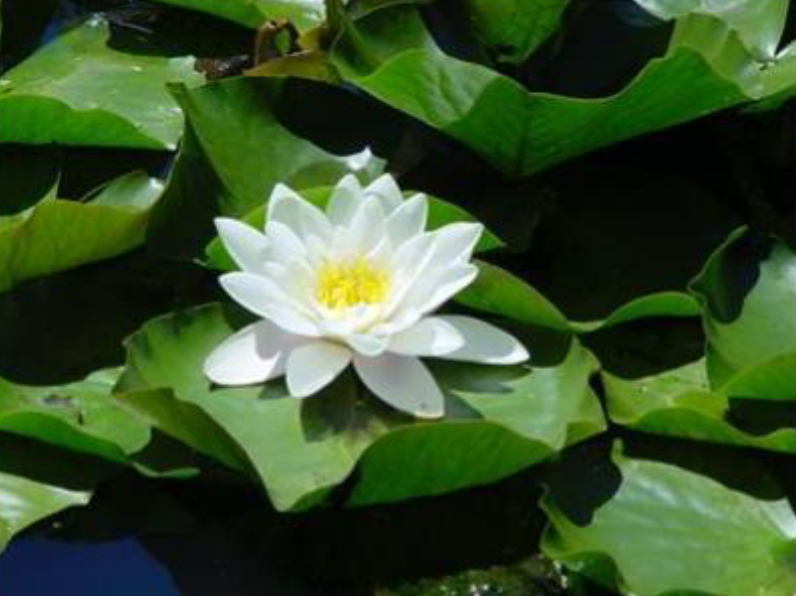
#> input picture cv_ex02_03/visual_attention.png, 796 x 596 px, found by its file name
$ python es_2.py
#> lines starting #> are read from the running program, lines starting #| are printed output that depends on the picture
#Group Members: Emilio Brambilla, Moritz Lahann, Lasse Haffke
from shutil import copy
import cv2 as cv
import numpy as np

PATH_READ = '/Users/emibrambilla/Desktop/courses/3_cv1/Assignemnts_cv1/1/img/visual_attention.png'
PATH_WRITE = '/Users/emibrambilla/Desktop/'

#load image
image = cv.imread(PATH_READ)
#> image is the input picture: shape (596, 796, 3); mean B, G, R 42.5, 81.2, 56.6

#1. converting to gray scale
gray = cv.cvtColor(image, cv.COLOR_BGR2GRAY)
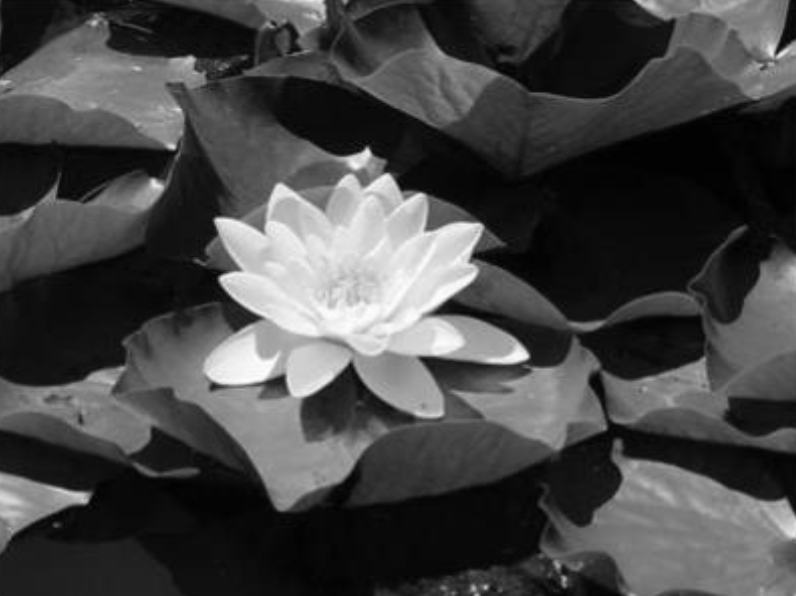
#> gray: shape (596, 796); min 0, max 255, mean 69.5

#2. Compute the integral image,
img_integral = cv.integral(gray)
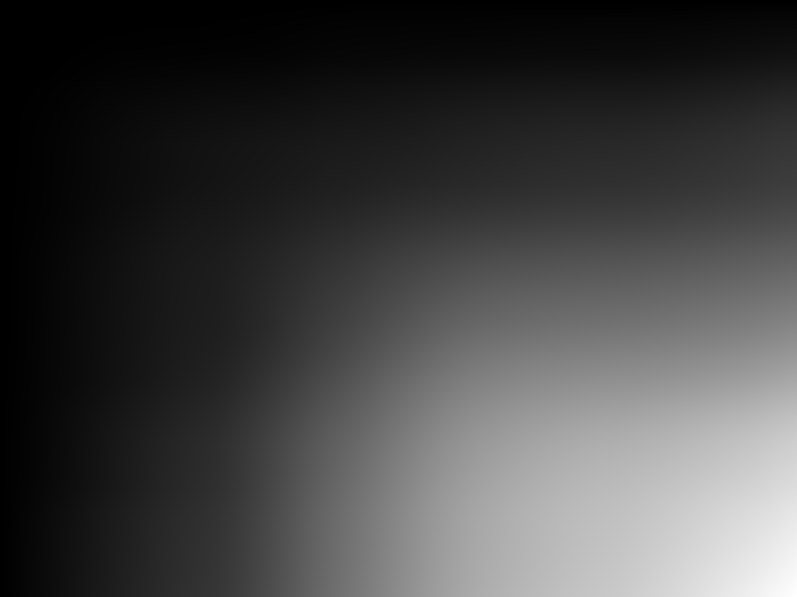
#> img_integral: shape (597, 797) int32; min 0, max 32958583, mean 8715062.8; drawn with min black and max white

#3. For every pixel, get the center-surround windows and compute the average based on the integral image for
#each window (hint: check slides 23 & 24 in the lecture).
# Use sizes 31 × 31 for the center and 41 × 41 surround windows.

def win_avg(win_size, img_integral, curr_x, curr_y):
    #Avg = D-C-B+A
    A = img_integral[curr_x -1][curr_y -1]
    B = img_integral[curr_x + win_size -1][curr_y -1]
    C = img_integral[curr_x -1][curr_y + win_size -1]
    D = img_integral[curr_x + win_size -1][curr_y + win_size -1]

    #multiply win_size per 7 for a better img result
    avg = (D-C-B+A)/(win_size * 7)
    return avg

#sliding center-surround windows
def sliding_center_surround_windows(img_integral, center_win_size, surround_win_size):
    #iniciate saliency map
#> called with center_win_size = 31, surround_win_size = 41
    saliency_img = img_integral.copy()

    for (x, y),value in np.ndenumerate(img_integral):
        try:
            #calculate the average (lesson formula)
            avg_center_window = win_avg(center_win_size, img_integral, x, y)
            avg_surround_window = win_avg(surround_win_size, img_integral, x, y)

            #4. Subtract the center-surround averages to compute a saliency value.
            saliency_value = avg_surround_window - avg_center_window

            #5. Construct the saliency map by placing the saliency value of that pixel in its corresponding
            # position in a new matrix.
            saliency_img[x][y] = saliency_value
        except:
            #padding
            saliency_img[x][y] = saliency_img[x-1][y-1]
#> this loop made 475809 passes
#> (avg_center_window, avg_surround_window, saliency_value) on passes 1 to 3: (141064.8, 104304.4, -36760.5), (-4720.7, -4663.3, 57.38), (-4700.4, -4653.8, 46.66)
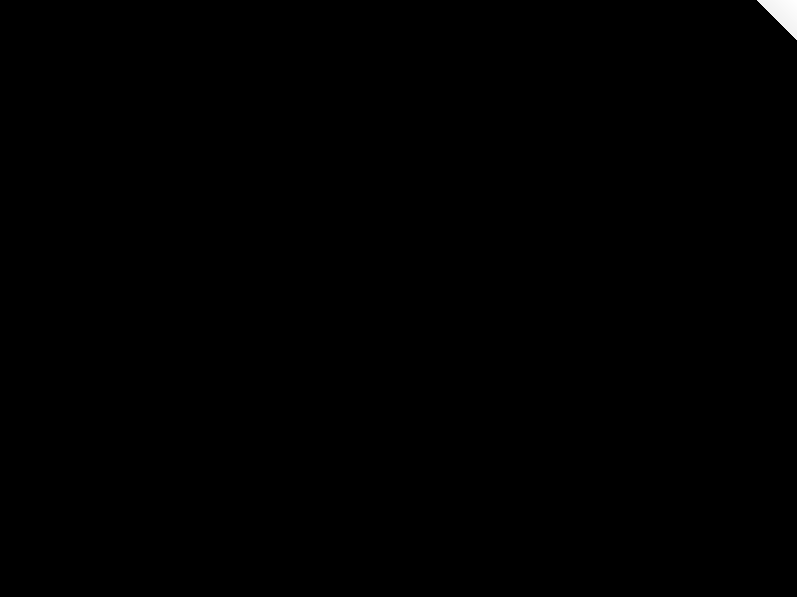
#> saliency_img: shape (597, 797) int32; min -36760, max 32918582, mean 54883.1; drawn with min black and max white

    return saliency_img


#window sizes
center_window_size, surround_window_size = 31, 41
small_center_window_size, small_surround_window_size = 10, 20
big_center_window_size, big_surround_window_size = 100, 150

#construct saliency
saliency_img = sliding_center_surround_windows(img_integral, center_window_size, surround_window_size)
small_saliency_img = sliding_center_surround_windows(img_integral, small_center_window_size, small_surround_window_size)
big_saliency_img = sliding_center_surround_windows(img_integral, big_center_window_size, big_surround_window_size)
#> call 3 of sliding_center_surround_windows, with center_win_size = 100, surround_win_size = 150
#> after the loop in sliding_center_surround_windows (call 3), `for (x, y),value in np.ndenumerate(img_integral):`:
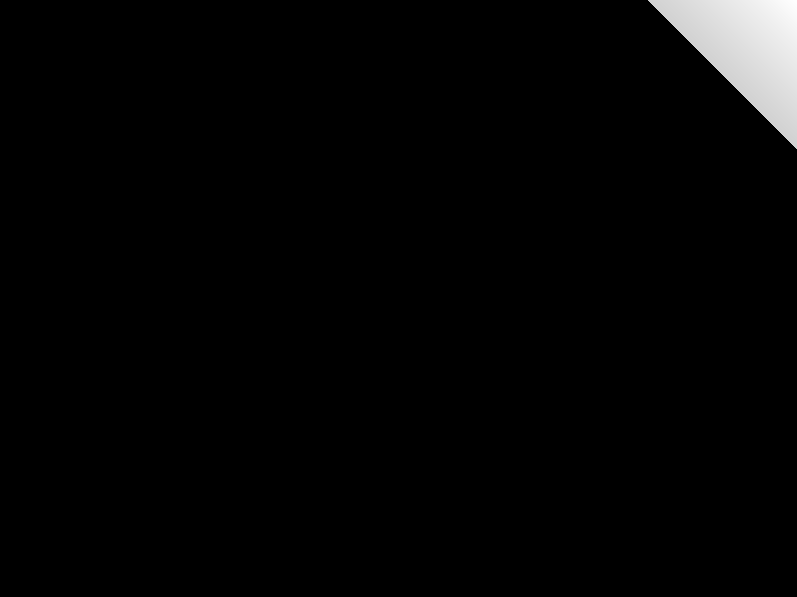
#> saliency_img: shape (597, 797) int32; min -14723, max 32918582, mean 679600.7; drawn with min black and max white

#6. Display the saliency map
cv.imwrite(PATH_WRITE + 'saliency.png',saliency_img)
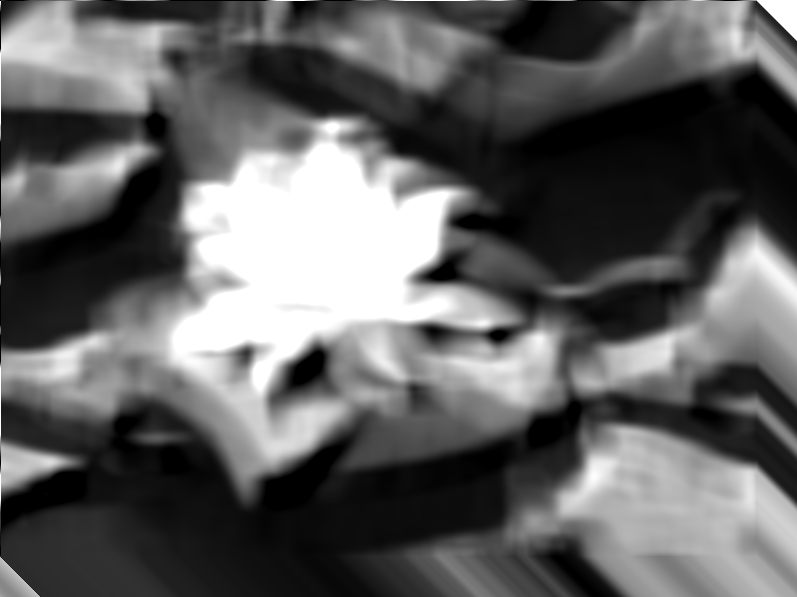
#> saved as saliency.png: shape (597, 797); min 0, max 255, mean 95.9

#Construct and show the new saliency map smaller and larger center-surround windows
cv.imwrite(PATH_WRITE + 'small_saliency.png',small_saliency_img)
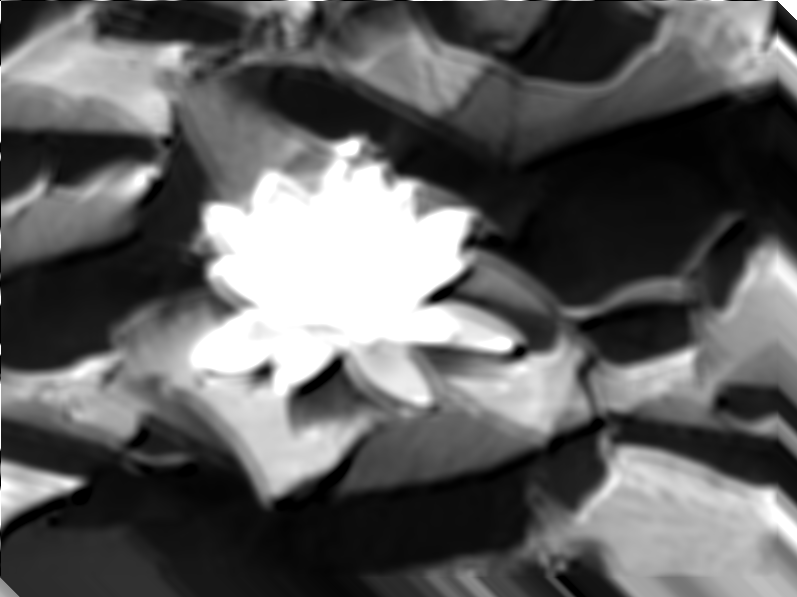
#> saved as small_saliency.png: shape (597, 797); min 0, max 255, mean 94.8
cv.imwrite(PATH_WRITE + 'big_saliency.png', big_saliency_img)
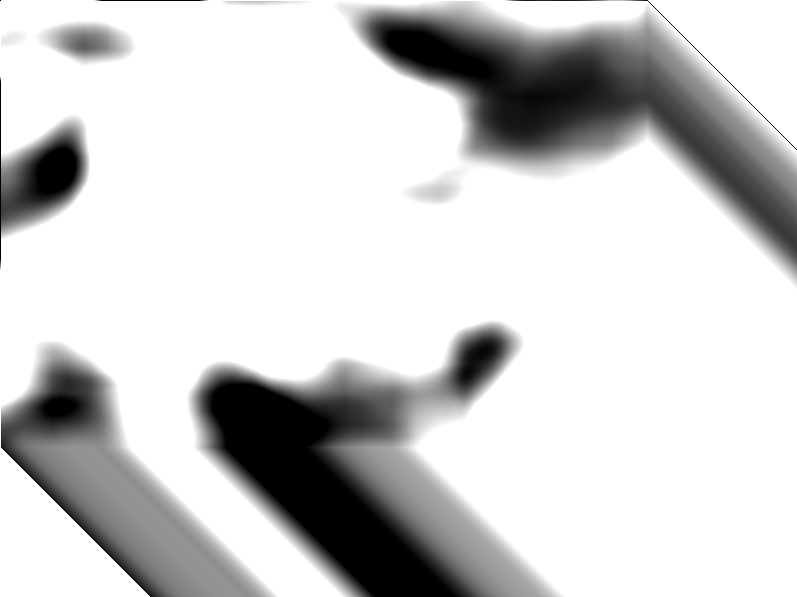
#> saved as big_saliency.png: shape (597, 797); min 0, max 255, mean 206.3
